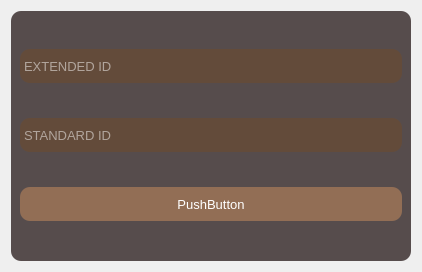
<?xml version="1.0" encoding="UTF-8"?>
<ui version="4.0">
 <class>Dialog</class>
 <widget class="QDialog" name="Dialog">
  <property name="geometry">
   <rect>
    <x>0</x>
    <y>0</y>
    <width>422</width>
    <height>272</height>
   </rect>
  </property>
  <property name="windowTitle">
   <string>Dialog</string>
  </property>
  <layout class="QVBoxLayout" name="verticalLayout">
   <item>
    <widget class="QFrame" name="frame">
     <property name="minimumSize">
      <size>
       <width>400</width>
       <height>250</height>
      </size>
     </property>
     <property name="styleSheet">
      <string notr="true">*{color : white;
background-color: #564c4c ;
border-radius : 10px}
QComboBox{
background-color:	#634b3a ;
color: rgb(255, 255, 255);
border-radius: 20px;
width : 100%}
QPushButton{
background-color:	#926e55 ;
color: rgb(255, 255, 255);
width : 100%}
QComboBox::down-arrow {
width: 0px;    
height: 0px; 
}
QLineEdit{
min-height : 30px;
background-color : 	#634b3a;
color : white;
padding: 2px;
}</string>
     </property>
     <property name="frameShape">
      <enum>QFrame::StyledPanel</enum>
     </property>
     <property name="frameShadow">
      <enum>QFrame::Raised</enum>
     </property>
     <layout class="QVBoxLayout" name="verticalLayout_2">
      <item>
       <widget class="QLineEdit" name="lineEdit1">
        <property name="font">
         <font>
          <pointsize>10</pointsize>
         </font>
        </property>
        <property name="placeholderText">
         <string>EXTENDED ID</string>
        </property>
       </widget>
      </item>
      <item>
       <widget class="QLineEdit" name="lineEdit2">
        <property name="font">
         <font>
          <pointsize>10</pointsize>
         </font>
        </property>
        <property name="placeholderText">
         <string>STANDARD ID</string>
        </property>
       </widget>
      </item>
      <item>
       <widget class="QPushButton" name="pushButton">
        <property name="minimumSize">
         <size>
          <width>0</width>
          <height>34</height>
         </size>
        </property>
        <property name="font">
         <font>
          <pointsize>10</pointsize>
         </font>
        </property>
        <property name="text">
         <string>PushButton</string>
        </property>
       </widget>
      </item>
     </layout>
    </widget>
   </item>
  </layout>
 </widget>
 <resources/>
 <connections/>
</ui>
